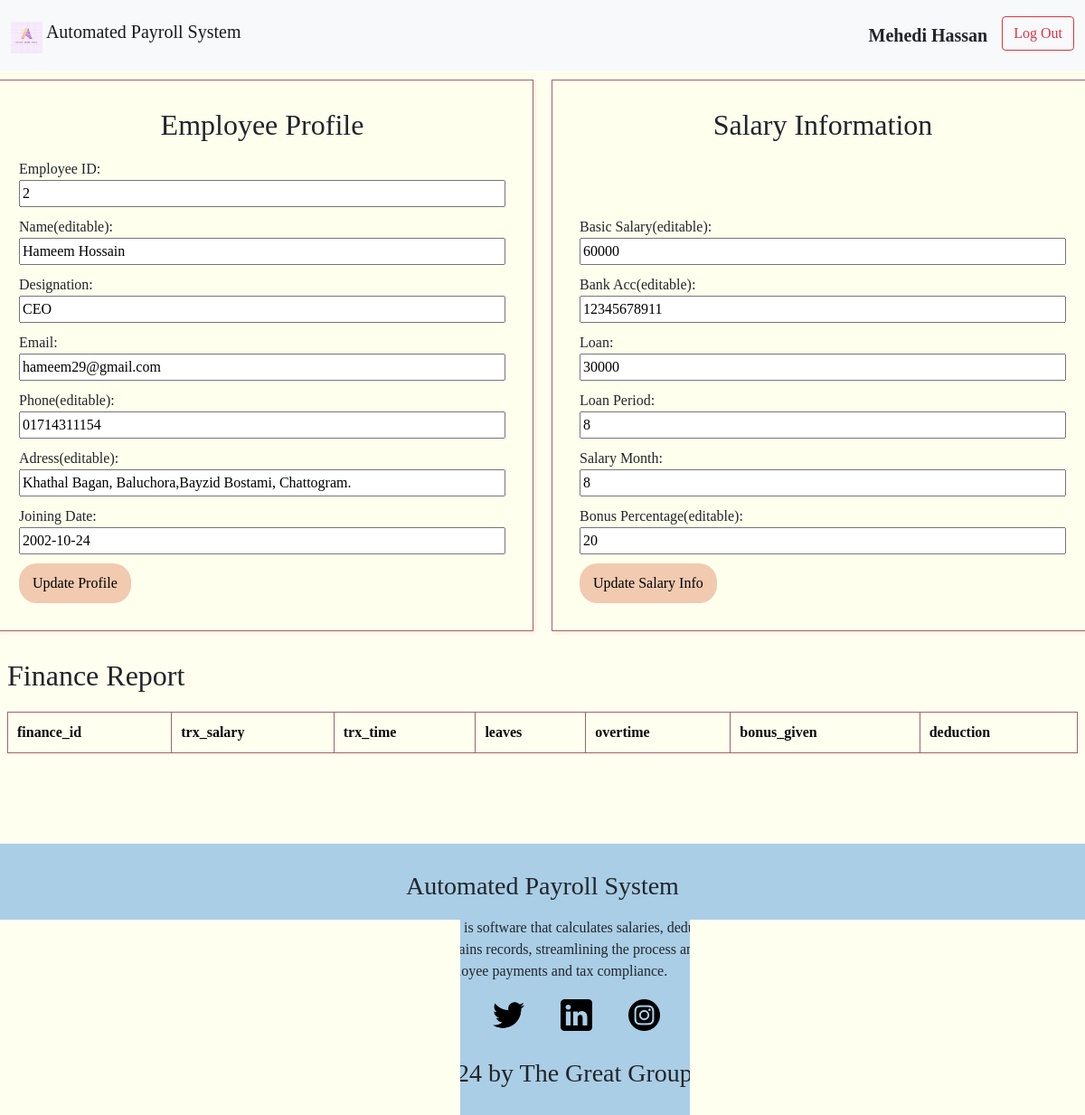
The page /update_employee.php?emp_id=2 (signed in) on the database its author committed.
### tables this page shows
CREATE TABLE `emp_info` (
  `emp_id` int(11) NOT NULL,
  `email` varchar(255) NOT NULL,
  `password` varchar(12) NOT NULL,
  `name` varchar(255) NOT NULL,
  `designation` varchar(255) NOT NULL,
  `joining_date` date DEFAULT NULL,
  `address` varchar(255) NOT NULL,
  `mobile` varchar(15) NOT NULL
);

CREATE TABLE `salary_info` (
  `emp_id` int(11) NOT NULL,
  `base_salary` int(11) NOT NULL,
  `bank_acc` varchar(12) NOT NULL,
  `salary_month` int(11) NOT NULL,
  `bonus_percentage` int(11) NOT NULL
);

CREATE TABLE `loan` (
  `loan_id` int(11) NOT NULL,
  `emp_id` int(11) NOT NULL,
  `loan_ammount` int(11) NOT NULL,
  `loan_period` int(11) NOT NULL,
  `loan_status` varchar(255) NOT NULL
);

### update_employee.php (the view, shortened to what this page needs)
<?php
if (isset($_SESSION['user'])) {
    $user = $_SESSION['user'];
} else {
    header("Location: login.php");
    exit();
}
  require_once "config.php";
  $email=$user['email'];
  $sqlUser = "SELECT * FROM `emp_info` WHERE email='$email' ";
  $userRes=$conn->query($sqlUser);
  $userRow=$userRes->fetch_assoc();
  $eId=$_GET['emp_id'];
  $sql = "SELECT * FROM `emp_info` WHERE emp_id='$eId' ";
  $sql1="SELECT * FROM `salary_info` WHERE emp_id='$eId' ";
  $sql2="SELECT * FROM `loan` where emp_id='$eId'";
    $result = $conn->query($sql);
    $result1 = $conn->query($sql1);
    $result2 = $conn->query($sql2);
    $row = $result->fetch_assoc() ;
    $row1 = $result1->fetch_assoc() ;
    $row2 = $result2->fetch_assoc() ;
?>
<!DOCTYPE html>
<html lang="en">
<head>
    <link href="https://cdn.jsdelivr.net/npm/bootstrap@5.0.2/dist/css/bootstrap.min.css" rel="stylesheet">
    <link rel="stylesheet" href="./css/employeeP_styles.css">
    <link rel="stylesheet" href="./css/navbar_footer_style.css">
</head>
<body style="background-color:#ffed;">
<nav class="navbar navbar-light bg-light">
  <div class="container-fluid">
    <a class="navbar-brand" href="welcome_admin.php">
    <img src="./logos/logo.jpg" alt="" width="35" height="35"
  class=" align-text-top ">
    Automated Payroll System</a>
    <div class="d-flex">
      <?php
        echo '<p class="fw-bold fs-5 me-3 mt-3">' . $userRow['name'] . '</p>';
      ?>
      <a href="logout.php" class="text-decoration-none" onclick="return confirm('Are you sure you want to log out?')"> <button class="btn btn-outline-danger" type="button">Log Out</button></a>
   </div>
  </div>
</nav>
    <main>
        <div class="grid-container">
         <section id="profile">
            <h2>Employee Profile</h2>
            <form action="update_employee.php" method="post">
                <div class="form-group">
                    <label for="employee-id">Employee ID:</label>
                    <input type="number" id="employee-id" name="employee-id" readonly value="<?php echo htmlspecialchars($row['emp_id']); ?>" ><br>
                </div>
                <div class="form-group">
                    <label for="employee-name">Name(editable):</label>
                    <input type="text" id="employee-name" name="employee-name" value="<?php echo htmlspecialchars($row['name']); ?>" ><br>
                </div>
                <div class="form-group">
                    <label for="department">Designation:</label>
                    <input type="text" id="department" name="department" readonly value="<?php echo htmlspecialchars($row['designation']); ?>"><br>
                </div>
                <div class="form-group">
                    <label for="email">Email:</label>
                    <input type="text" id="email" name="email" readonly value="<?php echo htmlspecialchars($row['email']); ?>" ><br>
                </div>
                <div class="form-group">
                    <label for="phone">Phone(editable):</label>
                    <input type="text" id="phone" name="phone" value="<?php echo htmlspecialchars($row['mobile']); ?>" ><br>
                </div>
                <div class="form-group">
                    <label for="address">Adress(editable):</label>
                    <input type="text" id="address" name="address" value="<?php echo htmlspecialchars($row['address']); ?>" ><br>
                </div>
                <div class="form-group">
                    <label for="join">Joining Date:</label>
                    <input type="text" id="join" name="join" value="<?php echo htmlspecialchars($row['joining_date']); ?>" ><br>
                </div>
                <button type="submit" onclick="return confirm('Are you sure you want to Update?')">Update Profile</button>
            </form>
          </section>
          <section id="salary">
            <h2>Salary Information</h2>
            <form  action="updateSalary.php" method="post">
            <input type="hidden" id="id" name="id"  value="<?php echo htmlspecialchars($row1['emp_id']); ?>" ><br>
                <label for="basic-salary">Basic Salary(editable):</label>
                <input type="number" id="basic-salary" name="basic-salary"  value="<?php echo htmlspecialchars($row1['base_salary']); ?>" ><br>
                <label for="allowances">Bank Acc(editable):</label>
                <input type="number" id="bank" name="bank"  value="<?php echo htmlspecialchars($row1['bank_acc']); ?>"><br>
                <label for="deductions">Loan:</label>
                <input type="number" id="loanamount" name="loanamount" readonly value="<?php echo htmlspecialchars($row2['loan_ammount']); ?>"><br>
                <label for="loan">Loan Period:</label>
                <input type="text" id="loan" name="loan" readonly value="<?php echo htmlspecialchars($row2['loan_period']); ?>"><br>
                <label for="month">Salary Month:</label>
                <input type="number" id="month" name="month" readonly value="<?php echo htmlspecialchars($row1['salary_month']); ?>"><br>
                <label for="bonus">Bonus Percentage(editable):</label>
                <input type="number" id="bonus" name="bonus"  value="<?php echo htmlspecialchars($row1['bonus_percentage']); ?>"><br>
                <button type="submit">Update Salary Info</button>
            </form>
          </section>
        </div>
        <section id="leave" class="m-2">
            <h2>Finance Report</h2>
            <table class="square-table">
    <thead>
        <tr>
            <th>finance_id</th>
            <th>trx_salary</th>
            <th>trx_time</th>
            <th>leaves</th>
            <th>overtime</th>
            <th>bonus_given</th>
            <th>deduction</th>
        </tr>
    </thead>
</table>
        </section>
    </main>
    <footer>
    <div>
        <div>
            <h3>Automated Payroll System</h3>
            <p> An automated payroll system is software that calculates salaries, deductions, and taxes, generates
                paychecks, and maintains records, streamlining the process and ensuring accuracy in employee
                payments and tax compliance.</p>
            <div>
                <ul class=”socials”>
                    <li><img src="./logos/367582_facebook_social_icon.png" alt="" width="35" height="35"
                            class="d-inline-block align-text-top "></li>
                    <li><img src="./logos/5305170_bird_social media_social network_tweet_twitter_icon.png" alt=""
                            width="35" height="35" class="d-inline-block align-text-top "></li>
                    <li><img src="./logos/5282542_linkedin_network_social network_linkedin logo_icon.png" alt=""
                            width="35" height="35" class="d-inline-block align-text-top "></li>
                    <li><img src="./logos/5279112_camera_instagram_social media_instagram logo_icon.png" alt=""
                            width="35" height="35" class="d-inline-block align-text-top "></li>
                </ul>
            </div>
            <h3>Copyright @ 2024 by The Great Group Of Lazys</h3>
        </div>
    </div>
</footer>
</body>
</html>

### css/employeeP_styles.css (style rules this page uses)
body { font-family: serif; }
.grid-container { display: grid; grid-template-columns: 1fr 1fr; gap: 20px; margin-bottom: 20px; justify-content: center; }
#profile, #salary { background-color: #ffed; padding: 30px; border: 1px solid #A36361; text-align: center; box-shadow: 2px 2px 5px rgba(235, 151, 151, 0.2); width: 600px; min-height: 600px; display: flex; flex-direction: column; justify-content: space-between; align-items: center; margin: 10px auto; box-sizing: border-box; }
form { height: auto; width: 100%; text-align: left; }
form label { margin-top: 10px; }
form input { width: 100%; box-sizing: border-box; }
button { background-color: #f1cab0; color: rgb(0, 0, 0); padding: 10px 15px; border: none; cursor: pointer; margin-top: 10px; border-radius: 20px; align-self: center; }
table { color: rgb(12, 11, 11); width: 100%; border-collapse: collapse; margin-top: 20px; }
th, td { padding: 10px; border: 1px solid #A36361; text-align: left; }

### css/navbar_footer_style.css (style rules this page uses)
footer { height: 300px; background-color: rgb(170, 206, 230); margin-top: 100px; }
footer>div { display: flex; justify-content:space-around; }
footer>div>div { width: 50%; }
footer>div>div>h3 { text-align: center; padding-top: 30px; }
footer>div>div>p { text-align: center; padding-top: 10px; }
footer>div>div>div>ul { width: 50%; margin: auto; padding-left: 0px; list-style: none; display: flex; justify-content: space-around; }

### rows shown on the page
emp_info: name "Mehedi Hassan"
emp_info: employee-id "2", employee-name "Hameem Hossain", department "CEO", email "hameem29@gmail.com", phone "01714311154", address "Khathal Bagan, Baluchora,Bayzid Bostami, Chattogram.", join "2002-10-24"
salary_info: basic-salary "60000", bank "12345678911", month "8", bonus "20"
loan: loanamount "30000", loan "8"
